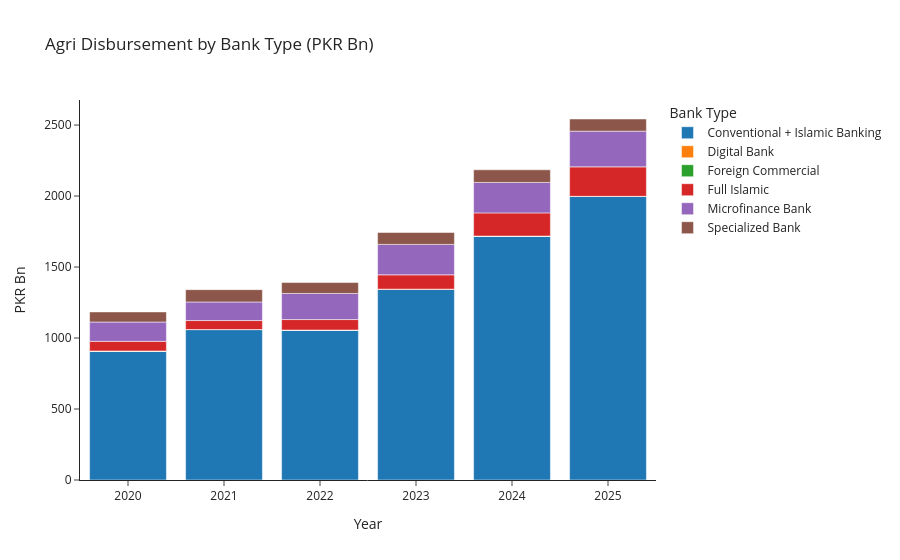

Source (notebook cell):
### Markdown cell above
### Q2. Who is serving it?

### Code cell
# Q2. Who serves the market: disbursement by bank type each year
by_type = bank_raw_df.groupby(["Year", "Bank Type"], as_index=False)[disb_col].sum()

fig = px.bar(
    by_type,
    x="Year",
    y=disb_col,
    color="Bank Type",
    title="Agri Disbursement by Bank Type (PKR Bn)",
    labels={disb_col: "PKR Bn"}
)
fig.show()

### Figure 1 — Plotly figure (JSON) as saved in the notebook; plotly's stock layout.template omitted (floating-point values rounded to 4 significant figures)
{"data": [{"hovertemplate": "Bank Type=Conventional + Islamic Banking<br>Year=%{x}<br>PKR Bn=%{y}<extra></extra>", "legendgroup": "Conventional + Islamic Banking", "marker": {"color": "#1F77B4", "pattern": {"shape": ""}}, "name": "Conventional + Islamic Banking", "orientation": "v", "showlegend": true, "textposition": "auto", "type": "bar", "x": [2020, 2021, 2022, 2023, 2024, 2025], "xaxis": "x", "y": [905.6, 1059.0, 1054.0, 1343.0, 1716.0, 1997.0], "yaxis": "y"}, {"hovertemplate": "Bank Type=Digital Bank<br>Year=%{x}<br>PKR Bn=%{y}<extra></extra>", "legendgroup": "Digital Bank", "marker": {"color": "#FF7F0E", "pattern": {"shape": ""}}, "name": "Digital Bank", "orientation": "v", "showlegend": true, "textposition": "auto", "type": "bar", "x": [2020, 2021, 2022, 2023, 2024, 2025], "xaxis": "x", "y": [3.16, 0.97, 2.0, 1.64, 1.49, 1.16], "yaxis": "y"}, {"hovertemplate": "Bank Type=Foreign Commercial<br>Year=%{x}<br>PKR Bn=%{y}<extra></extra>", "legendgroup": "Foreign Commercial", "marker": {"color": "#2CA02C", "pattern": {"shape": ""}}, "name": "Foreign Commercial", "orientation": "v", "showlegend": true, "textposition": "auto", "type": "bar", "x": [2020, 2021, 2022, 2023, 2024, 2025], "xaxis": "x", "y": [0.0, 0.0, 0.0, 0.0, 0.0, 0.0], "yaxis": "y"}, {"hovertemplate": "Bank Type=Full Islamic<br>Year=%{x}<br>PKR Bn=%{y}<extra></extra>", "legendgroup": "Full Islamic", "marker": {"color": "#D62728", "pattern": {"shape": ""}}, "name": "Full Islamic", "orientation": "v", "showlegend": true, "textposition": "auto", "type": "bar", "x": [2020, 2021, 2022, 2023, 2024, 2025], "xaxis": "x", "y": [67.88, 63.03, 73.83, 100.8, 163.3, 207.5], "yaxis": "y"}, {"hovertemplate": "Bank Type=Microfinance Bank<br>Year=%{x}<br>PKR Bn=%{y}<extra></extra>", "legendgroup": "Microfinance Bank", "marker": {"color": "#9467BD", "pattern": {"shape": ""}}, "name": "Microfinance Bank", "orientation": "v", "showlegend": true, "textposition": "auto", "type": "bar", "x": [2020, 2021, 2022, 2023, 2024, 2025], "xaxis": "x", "y": [136.0, 130.9, 183.9, 214.5, 214.8, 251.5], "yaxis": "y"}, {"hovertemplate": "Bank Type=Specialized Bank<br>Year=%{x}<br>PKR Bn=%{y}<extra></extra>", "legendgroup": "Specialized Bank", "marker": {"color": "#8C564B", "pattern": {"shape": ""}}, "name": "Specialized Bank", "orientation": "v", "showlegend": true, "textposition": "auto", "type": "bar", "x": [2020, 2021, 2022, 2023, 2024, 2025], "xaxis": "x", "y": [71.12, 86.71, 76.74, 83.93, 88.66, 85.62], "yaxis": "y"}], "layout": {"barmode": "relative", "legend": {"title": {"text": "Bank Type"}, "tracegroupgap": 0}, "title": {"text": "Agri Disbursement by Bank Type (PKR Bn)"}, "xaxis": {"anchor": "y", "domain": [0, 1], "title": {"text": "Year"}}, "yaxis": {"anchor": "x", "domain": [0, 1], "title": {"text": "PKR Bn"}}}}
